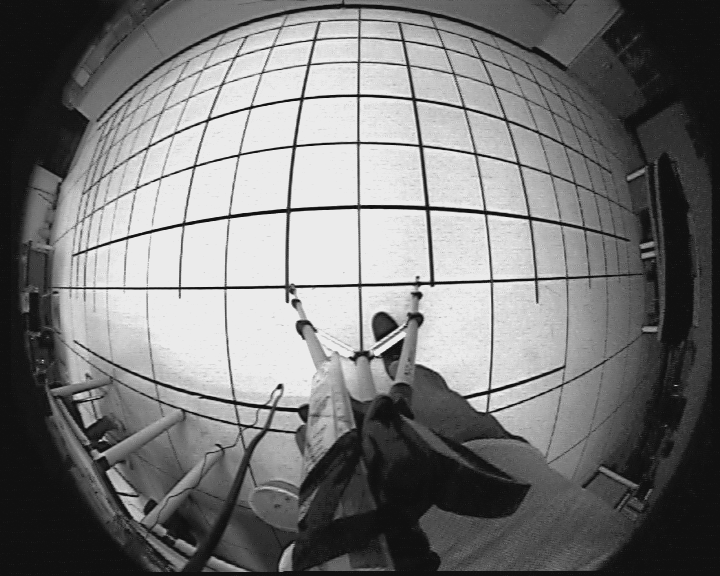
%> input picture matlab/校正/90.bmp, 720 x 576 px
$ octave Untitled3.m   (GNU Octave 9; MATLAB toolbox functions it lacks are replaced by stand-ins)
%> lines starting %> are read from the running program, lines starting %| are printed output that depends on the picture; in (x1, y1, x2, y2) boxes, pixels count from 0 and x2, y2 are one past the last pixel; in counts of white or black regions, pixels touching at a corner belong together; the program's own positions count from 1
% 功能：标定椭圆参数
%

clc;close all;clear all;

a = 400;
%b = 160;
Hnine = 1;

data = imread('C:\Documents and Settings\Administrator\桌面\a\90.bmp');
%> data is the input picture: size 576x720 uint8; min 16, max 235, mean 118.6
[M N ] = size(data);
%> M = 576; N = 720

%data(287:289,359:361) = 255;


data(288,:) = 255;
data(:,360) = 255;
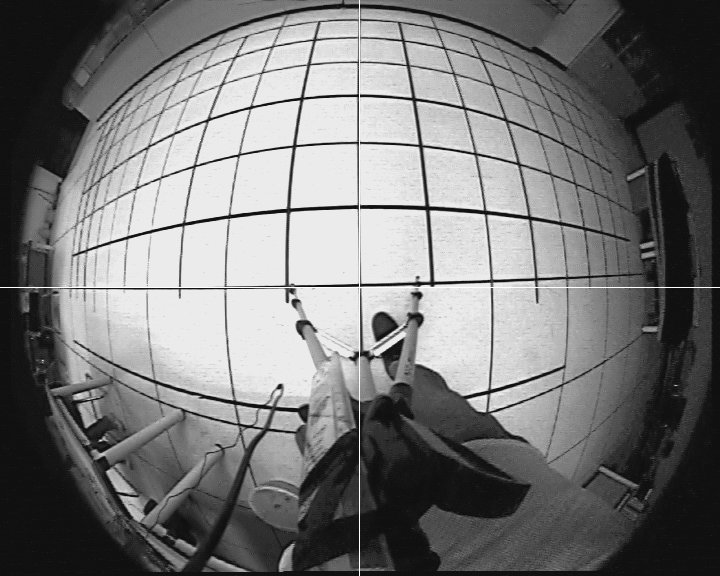
%> data: size 576x720 uint8; min 16, max 255, mean 119.1


 figure;imshow(data);

test1 = 0;
test2 = 0;
test3 = 0;
test4 = 0;
rec1 = 0;
rec2 = 0;
data_then = zeros(M,N);
datatest = zeros(M,N);

ftest = zeros(M,N);

ftest = data;

x = 0;
y = 0;
%figure;
for i = 72
    for j = 1:N
        x_pie = j-N/2;   % 矩阵坐标转论文（图像中点即原点）坐标
        y_pie = M/2-i;

        %datatest(i,j) = (x_pie^2 + y_pie^2)/(210*210+145*145)*255;


        b = a*(y_pie/x_pie);


        if(x_pie<0)
            a = -abs(a);
        end
        if(y_pie<0)
            b = -abs(b);
        end
    end

%        x = a*(1 - y_pie*y_pie/b/b).^0.5;
%         y = b*(1 - x_pie*x_pie/a/a).^0.5;

        bb = 10;
        aa = 308;


        tuoyuan = @(xx) (bb*(1-xx.*xx/aa/aa).^0.5);

        x = x_pie;

        if(x_pie>aa | x_pie<-aa)
        x_pie = aa;
        end
        y = tuoyuan(x_pie);

%        x = x_pie/;
%        y = y_pie/2;


        if(x<-360 | x>360)
            rec1 = rec1+1;
        end
        if(y<-288 | y>288)
            rec2 = rec2+1;
        end

        i_index = M/2 -  y;  % 论文坐标转矩阵坐标

        j_index = x + N/2 ;


        i_index = uint32(i_index);
        j_index = uint32(j_index);
        if(i_index>M)
            i_index = M;
            test1 = test1 + 1;
        elseif(i_index<1)
            i_index = 1;
            test2 = test2 + 1;
        end

        if(j_index>N)
            j_index = N;
            test3 = test3 + 1;
        else if(j_index<1)
            j_index = 1;
            test4 = test4 +1;
        end


          ftest(i_index,j_index) = 0;
        ftest(i,j) = 0;
        imshow(uint8(ftest));


        data_then(i,j) = data(i_index,j_index);
    end
end
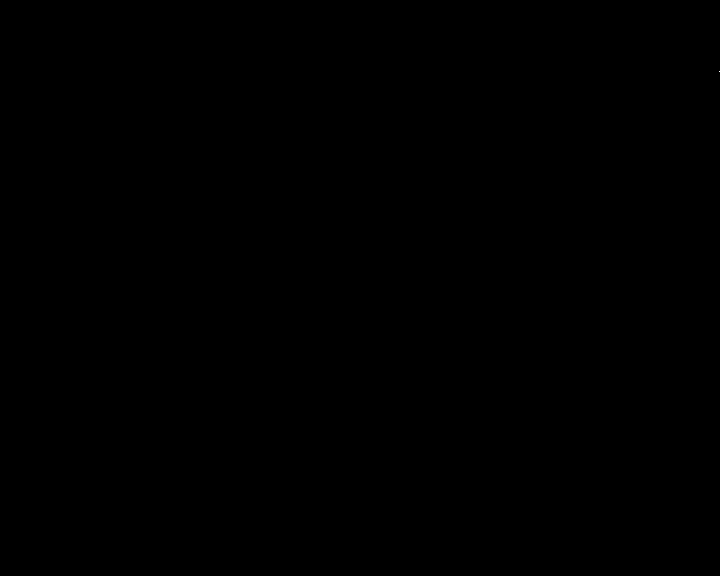
%> data_then: size 576x720 double; 0% white in thin lines or dots, all inside (x1, y1, x2, y2) = (719, 71, 720, 72)
%> after the loop, a = -400; rec1 = 0; rec2 = 0; test1 = 0; test2 = 0; test3 = 0; test4 = 0

%figure;imshow(uint8(datatest),[]);
figure;imshow(uint8(data_then));


% [71 lines of commented-out code are left out]

$ run again, with matlab/校正/080.bmp copied over matlab/校正/90.bmp
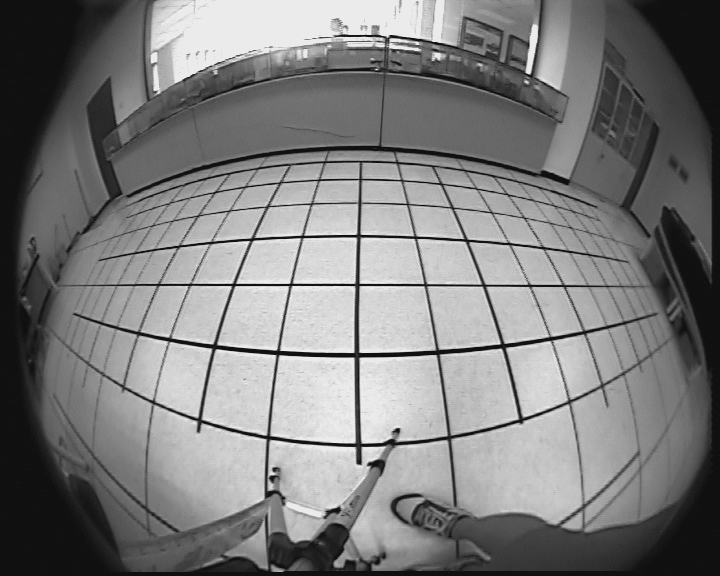
%> input picture matlab/校正/080.bmp, 720 x 576 px
%> data is the input picture: size 576x720 uint8; min 16, max 235, mean 124.5
%> `data(:,360) = 255;`:
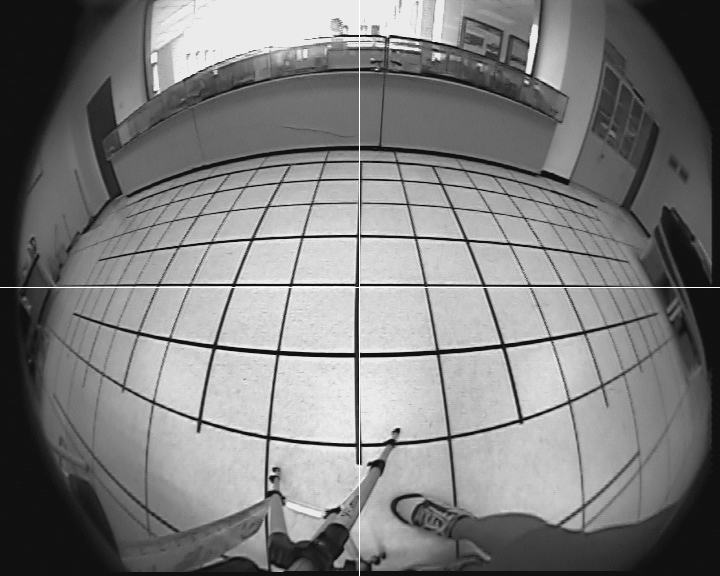
%> data: size 576x720 uint8; min 16, max 255, mean 124.9
%> after the loop `for i = 72`: a = -400; rec1 = 0

$ run again, with matlab/校正/090r.bmp copied over matlab/校正/90.bmp
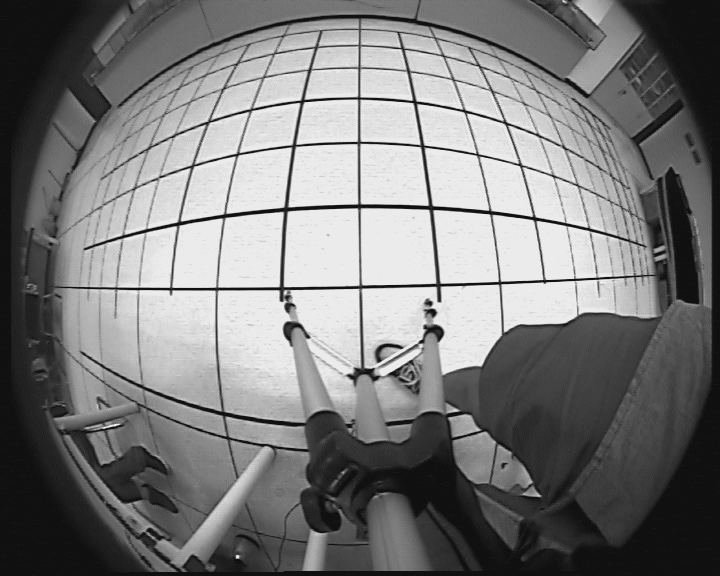
%> input picture matlab/校正/090r.bmp, 720 x 576 px
%> data is the input picture: size 576x720 uint8; min 16, max 235, mean 123.2
%> `data(:,360) = 255;`:
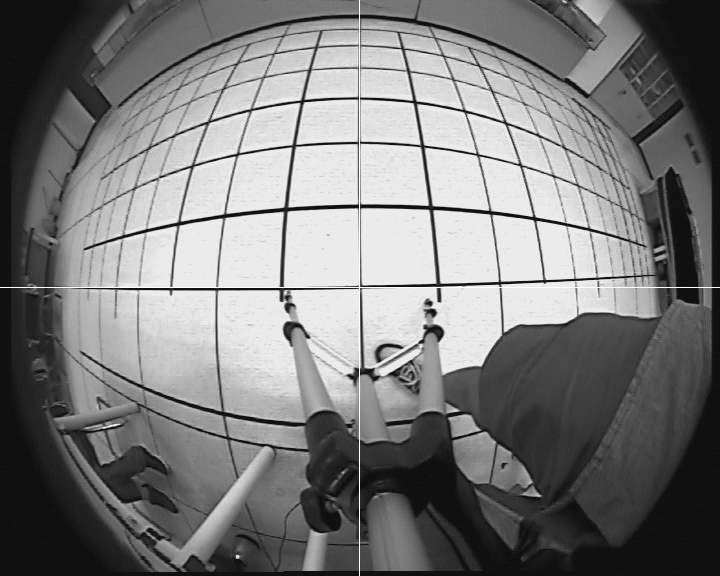
%> data: size 576x720 uint8; min 16, max 255, mean 123.6
%> after the loop `for i = 72`: a = -400; rec1 = 0
